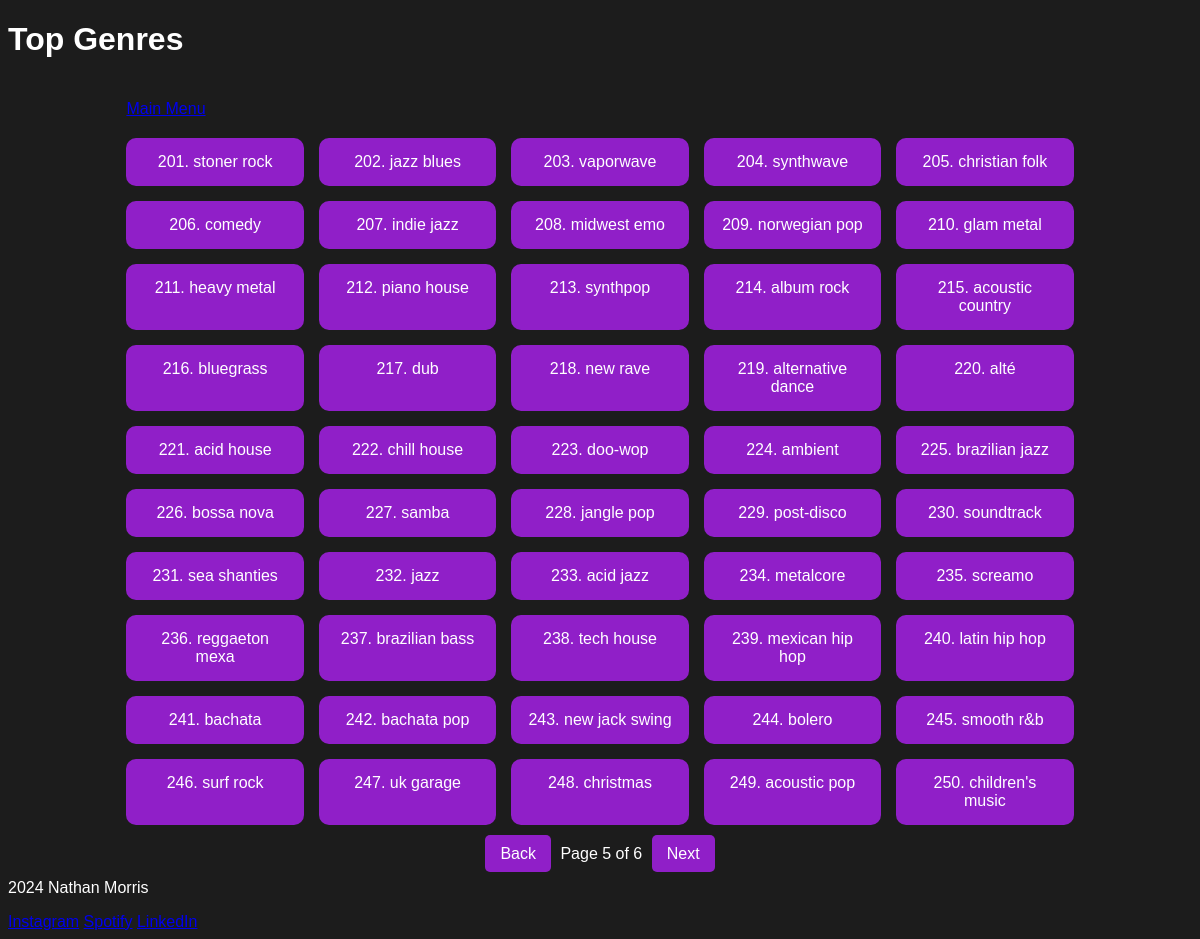
Screenshot of /view_top_genres/?page=5 (signed in) with the database file from the repository.
### spotifyapp/models.py (models this page shows, shortened)
class Song(models.Model):
    track_id = models.CharField(max_length=255, unique=True)
    track_name = models.CharField(max_length=255)
    artist_names = models.TextField()
    album_art = models.URLField(blank=True, null=True)
    genres = models.TextField(blank=True)
    popularity = models.IntegerField(blank=True, null=True)
    users = models.ManyToManyField(User, related_name="songs")

### spotifyapp/views.py (the view)
# urls.py: path('view_top_genres/', views.view_top_genres, name='view_top_genres'),
def view_top_genres(request):
    user = request.user
    user_songs = Song.objects.filter(users=user)  # Get saved songs
    genres = {}
    for song in user_songs:
        for genre in song.genres.split(', '):  # Handle multiple genres
            if genre.strip():
                genres[genre] = genres.get(genre, 0) + 1
    sorted_genres = sorted(genres.items(), key=lambda item: item[1], reverse=True)
    genre_list = [(i + 1, genre, count) for i, (genre, count) in enumerate(sorted_genres)]
    paginator = Paginator(genre_list, 50)
    page_number = request.GET.get('page')
    page_obj = paginator.get_page(page_number)
    return render(request, 'spotifyapp/view_top_genres.html', {'genres': page_obj})

### spotifyapp/templates/spotifyapp/view_top_genres.html (shortened to what this page needs)
{% load static %}
<!DOCTYPE html>
<html>
<head>
    <link rel="stylesheet" type="text/css" href="{% static 'admin/css/styles.css' %}">
</head>
<body>
    <div class="wrapper">
        <header>
            <h1 class="test-element">Top Genres</h1>
        </header>
        <div class="container">
            <nav>
                <div class="sub-menu">
                    <a href="{% url 'index' %}">Main Menu</a>
                </div>
            </nav>
            <div class="artist-grid">
                {% for genre in genres %}
                <div class="artist-item" data-genre="{{ genre.1 }}">
                    <div class="artist-info">
                        {{ genre.0 }}. {{ genre.1 }}
                    </div>
                </div>
                {% endfor %}
            </div>
            <div class="pagination">
                {% if genres.has_previous %}
                    <a href="?page={{ genres.previous_page_number }}" class="pagination-button">Back</a>
                {% endif %}
                <span>Page {{ genres.number }} of {{ genres.paginator.num_pages }}</span>
                {% if genres.has_next %}
                    <a href="?page={{ genres.next_page_number }}" class="pagination-button">Next</a>
                {% endif %}
            </div>
        </div>
        <footer>
            <div class="handles">
                <p>2024 Nathan Morris</p>
                <a href="https://www.instagram.com/natem.og" target="_blank">Instagram</a>
                <a href="https://open.spotify.com/user/nlevim" target="_blank">Spotify</a>
                <a href="https://www.linkedin.com/in/nate-morris-data" target="_blank">LinkedIn</a>
            </div>
        </footer>
    </div>
</body>
</html>

### staticfiles/styles.css (style rules this page uses)
body { background-color: #1c1c1c; color: #ffffff; font-family: Arial, sans-serif; }
.container { width: 80%; margin: 0 auto; padding-top: 20px; }
h1, h2, h3, h4, h5, h6 { color: #ffffff; }

### spotifyapp/templates/spotifyapp/view_top_genres.html (style rules this page uses)
.artist-grid { display: grid; grid-template-columns: repeat(auto-fill, minmax(150px, 1fr)); gap: 15px; margin-top: 20px; }
.artist-item { background-color: #901FC8; padding: 15px; text-align: center; border-radius: 10px; cursor: pointer; transition: transform 0.2s ease-in-out; }
.pagination { margin-top: 20px; text-align: center; }
.pagination-button { padding: 10px 15px; margin: 5px; border: none; background: #901FC8; color: white; cursor: pointer; text-decoration: none; border-radius: 5px; }

### rows the page displays
Song: genres "comedy"
Song: genres "midwest emo"
Song: genres "chill house"
Song: genres "sea shanties"
Song: genres "new jack swing"
Song: genres "bolero"
Song: genres "surf rock"
Song: genres "uk garage"
Song: genres "christmas"
Song: genres "children's music"

### other values shown
{{ genre.0 }} "201" "202" "203" "204" "205" "206" "207" "208" "209" "210" "211" "212" "213" "214" "215" "216" "217" "218" "219" "220" "221" "222" "223" "224" "225" "226" "227" "228" "229" "230" "231" "232" "233" "234" "235" "236" "237" "238" "239" "240" "241" "242" "243" "244" "245" "246" "247" "248" "249" "250"
{{ genre.1 }} "stoner rock" "jazz blues" "vaporwave" "synthwave" "christian folk" "indie jazz" "norwegian pop" "glam metal" "heavy metal" "piano house" "synthpop" "album rock" "acoustic country" "bluegrass" "dub" "new rave" "alternative dance" "alté" "acid house" "doo-wop" "ambient" "brazilian jazz" "bossa nova" "samba" "jangle pop" "post-disco" "soundtrack" "jazz" "acid jazz" "metalcore" "screamo" "reggaeton mexa" "brazilian bass" "tech house" "mexican hip hop" "latin hip hop" "bachata" "bachata pop" "smooth r&b" "acoustic pop"
{{ genres.number }} "5"
{{ genres.paginator.num_pages }} "6"
